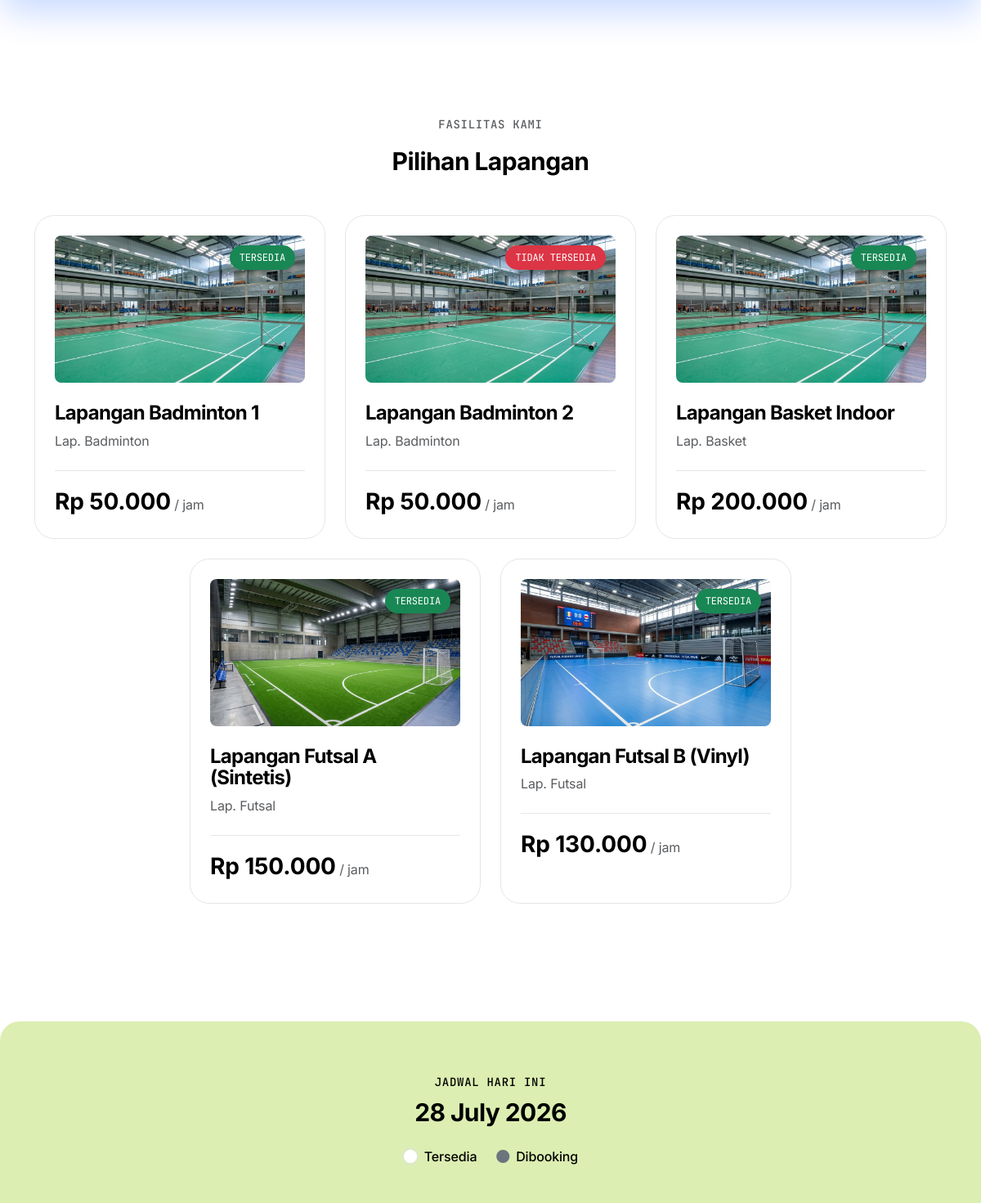
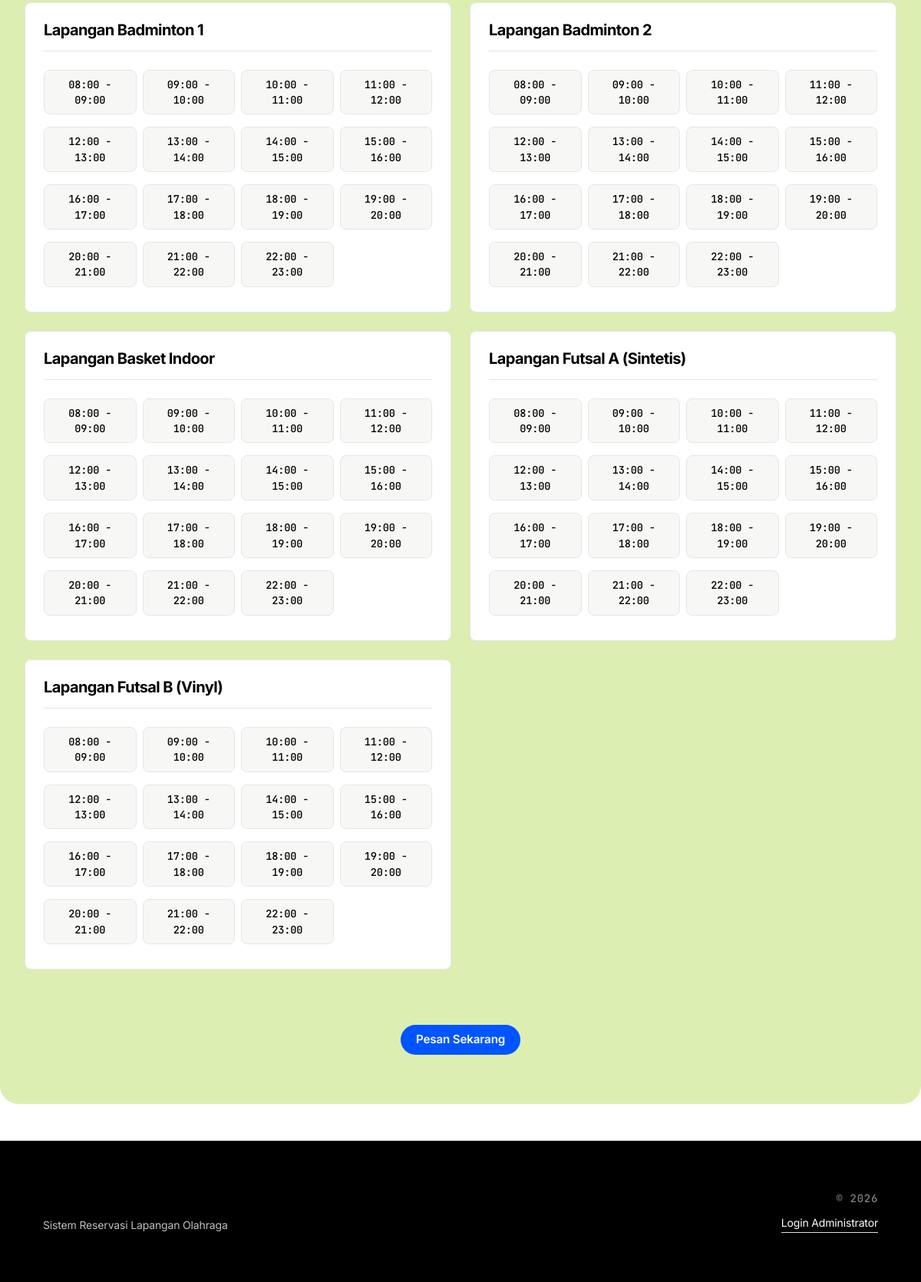
The app's page / (lower part), older data (2 pictures, top to bottom).
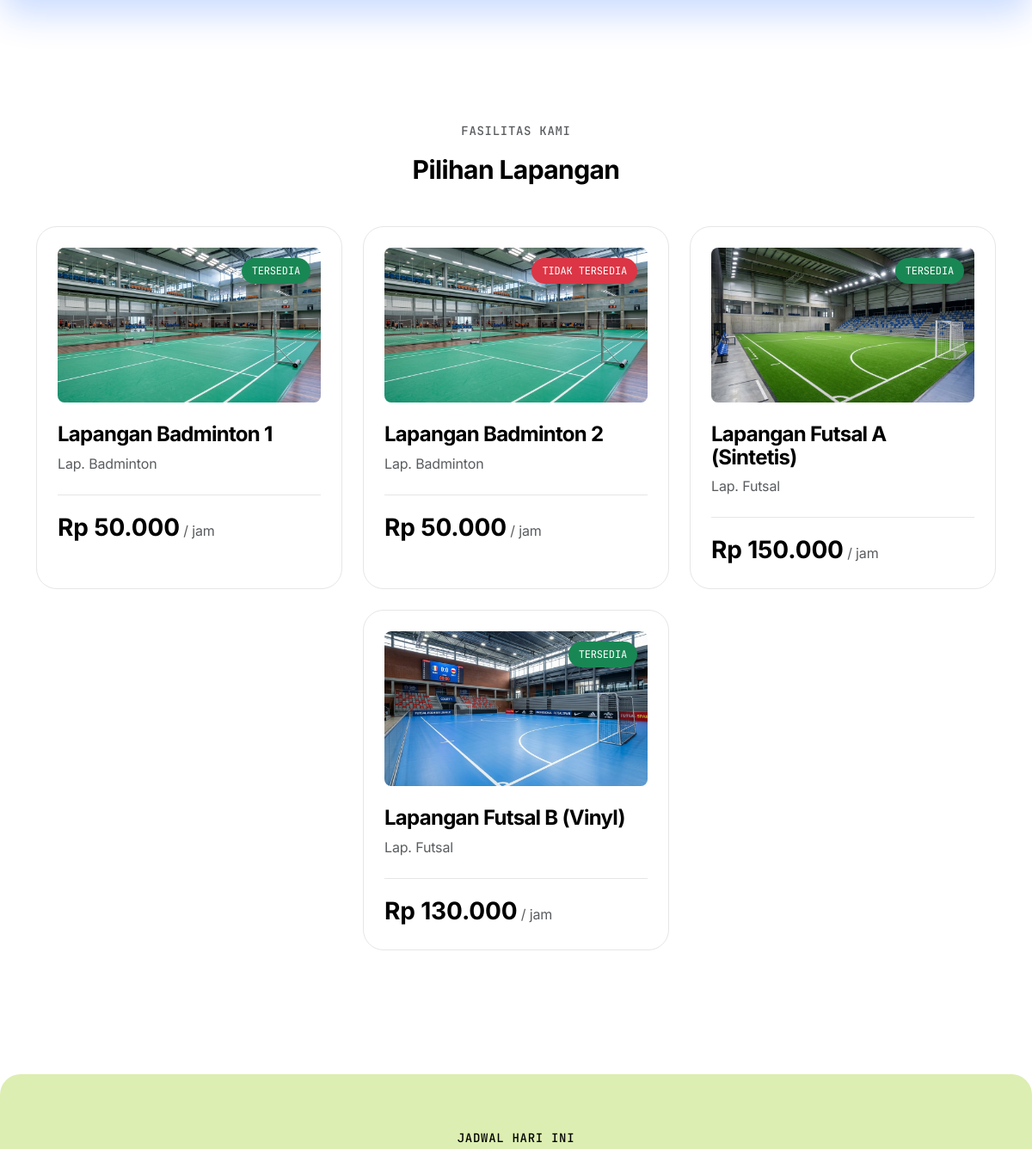
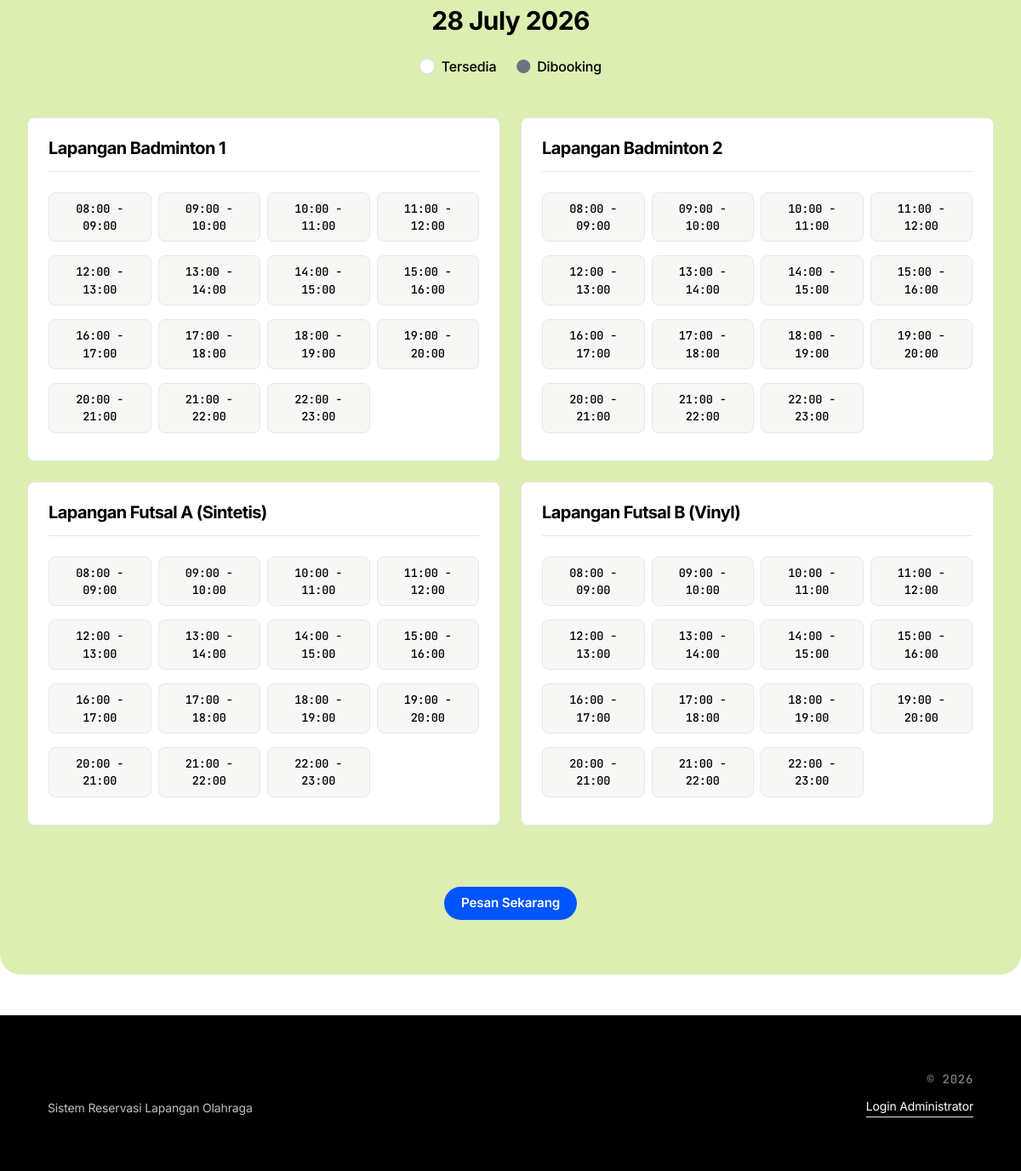
The same page, newer data (2 pictures, top to bottom).
### tables this page shows
CREATE TABLE IF NOT EXISTS `lapangan` (
  `id_lapangan` INT AUTO_INCREMENT PRIMARY KEY,
  `nama_lapangan` VARCHAR(100) NOT NULL,
  `jenis` VARCHAR(50) NOT NULL,  
  `harga_per_jam` INT NOT NULL,
  `status` ENUM('Tersedia', 'Tidak Tersedia') NOT NULL DEFAULT 'Tersedia'
);

### index.php (the view, shortened to what the changed rows need)
<?php
require_once 'config/koneksi.php';
$stmt_lapangan = $koneksi->query("SELECT * FROM lapangan ORDER BY nama_lapangan");
$lapangan = $stmt_lapangan->fetchAll();
$booked_slots = [];
?>
<!DOCTYPE html>
<html lang="id">
<head>
    <link href="https://cdn.jsdelivr.net/npm/bootstrap@5.3.0/dist/css/bootstrap.min.css" rel="stylesheet">
    <link href="https://cdn.jsdelivr.net/npm/bootstrap-icons@1.10.5/font/bootstrap-icons.css" rel="stylesheet">
    <link href="assets/css/style.css" rel="stylesheet">
</head>
<body>
    <section id="fasilitas" class="container py-5" style="margin-top: 96px; margin-bottom: 96px;">
        <h2 class="display-lg mb-5 text-center">Pilihan Lapangan</h2>
        <div class="row g-4 justify-content-center">
            <?php foreach($lapangan as $lap): ?>
            <div class="col-md-6 col-lg-4">
                <div class="editorial-card h-100">
                    <div class="court-image-box">
                        <?php
                        $nama_lower = strtolower($lap['nama_lapangan']);
                        if (strpos($nama_lower, 'futsal') !== false) {
                            $img_src = strpos($nama_lower, 'sintetis') !== false ? 'assets/img/futsal_sintetis.png' : 'assets/img/futsal.png';
                        } else {
                            $img_src = 'assets/img/badminton.png';
                        }
                        ?>
                        <img src="<?= $img_src ?>" alt="<?= htmlspecialchars($lap['nama_lapangan']) ?>">
                        <span class="status-badge-absolute <?= $lap['status'] == 'Tersedia' ? 'bg-success text-white' : 'bg-danger text-white' ?>">
                            <?= $lap['status'] ?>
                        </span>
                    </div>
                    <h4 class="mb-2 fw-bold"><?= htmlspecialchars($lap['nama_lapangan']) ?></h4>
                    <p class="text-muted mb-4">Lap. <?= htmlspecialchars($lap['jenis']) ?></p>
                    <div class="mt-auto pt-3 border-top" style="border-color: var(--hairline) !important;">
                        <span class="fs-3 fw-bold">Rp <?= number_format($lap['harga_per_jam'], 0, ',', '.') ?></span>
                        <span class="text-muted fs-6">/ jam</span>
                    </div>
                </div>
            </div>
            <?php endforeach; ?>
        </div>
    </section>
    <section id="jadwal" class="color-block bg-lime">
        <div class="text-center mb-5">
            <h2 class="display-lg"><?= date('d F Y') ?></h2>
        </div>
        <div class="row g-4">
            <?php foreach($lapangan as $lap): ?>
            <div class="col-lg-6">
                <div class="schedule-grid-box">
                    <h5 class="fw-bold mb-4 pb-3 border-bottom" style="border-color: var(--hairline) !important;"><?= htmlspecialchars($lap['nama_lapangan']) ?></h5>
                    <div class="row g-2">
                        <?php
                        $id_lap = $lap['id_lapangan'];
                        $jam_sekarang = (int)date('H');
                        for ($jam = 8; $jam <= 22; $jam++):
                            $is_booked = isset($booked_slots[$id_lap]) && in_array($jam, $booked_slots[$id_lap]);
                            $is_past = ($jam < $jam_sekarang);
                            $time_label = sprintf("%02d:00 - %02d:00", $jam, $jam+1);
                        ?>
                            <div class="col-6 col-sm-4 col-md-3">
                                <div class="time-slot-pill <?= ($is_booked || $is_past) ? 'slot-booked' : 'slot-available' ?>" title="<?= $is_past ? 'Sudah lewat' : ($is_booked ? 'Dibooking' : 'Tersedia') ?>">
                                    <?= $time_label ?>
                                </div>
                            </div>
                        <?php endfor; ?>
                    </div>
                </div>
            </div>
            <?php endforeach; ?>
        </div>
    </section>
</body>
</html>

Row changes from the older to the newer data that the page shows:
removed lapangan: status "TERSEDIA", nama_lapangan "Lapangan Basket Indoor", jenis "Basket", harga_per_jam "200.000", time_label "08:00 - 09:00", time_label "09:00 - 10:00", time_label "10:00 - 11:00", time_label "11:00 - 12:00", time_label "12:00 - 13:00", time_label "13:00 - 14:00", time_label "14:00 - 15:00", time_label "15:00 - 16:00", time_label "16:00 - 17:00", time_label "17:00 - 18:00", time_label "18:00 - 19:00", time_label "19:00 - 20:00", time_label "20:00 - 21:00", time_label "21:00 - 22:00", time_label "22:00 - 23:00"
